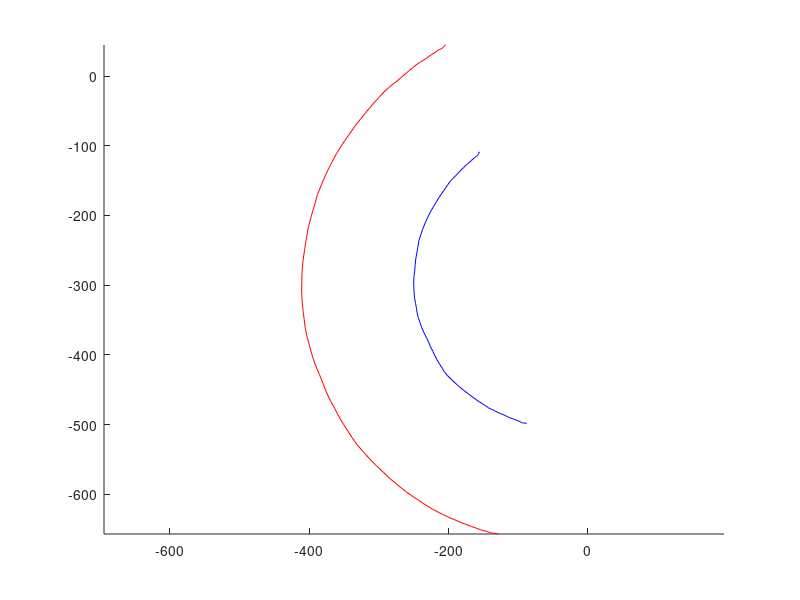

MATLAB code for this plot: (Note: this script raises an error after producing the figure.)
%clear;close all;

load('OPCHZeroedData.mat');
load('KThetaF.mat');
Zerodata = data;
%clear data
format compact

%% moving average

M = movmean(Zerodata,5);

data = M;

%%

step_size = 10; %Resolution of Making ICOR Path
N_Step = round(size(data,1)/step_size)-1 ;

ICOR = zeros (N_Step,2);
ICORB = zeros (N_Step,2);
bdata = zeros (N_Step,5);
bdata(:,1) = 1:1:N_Step;

%% Plot Input

%plot Input data
% figure
% plot ( data(:,1) , data(:,2) , 'b' , data(:,1) , data(:,3) , 'r'...
%      , data(:,1) , data(:,4) , 'c' , data(:,1) , data(:,5) , 'm' )

%plot two Marker 95,96

figure(2)
axis equal
hold on

%plot(Zerodata(:,2),Zerodata(:,3),'r') %Plot Zeroed Data
%plot(Zerodata(:,4),Zerodata(:,5),'b')

plot ( data(:,2) , data(:,3) , 'b' , data(:,4) , data(:,5) , 'r' ) %PLot MovingAverage Data

for k = 1:1:5

%     Seti1 = [100   74   70    60    49    36];
%     Seti2 =[90   74];
%     Seti3 =[90   71];
%     Seti4 =[100   73];
%     Seti5 =[100   72];
   
    Seti = [100   74   70    60    49    36;90   74 0 0 0 0;90   71 0 0 0 0;100   73 0 0 0 0;100   72 0 0 0 0];
    N_Step = [5 1 1 1 1];

    for j = 1:1:N_Step(1,k)
        %% Calculation for First(1) Perpendicular Line

        disp(['j = ' num2str(j)])

        syms x1 xp1
        %i = ((j-1)*step_size) + 1 ;
        ii =Seti(k,:);%ii = [1    40    50    60    70    80    86]; Seti5;
        i = ii(1,j);
        step_size = ii(1,j+1)-ii(1,j);
        Mi = ( data(i + step_size,3) - data(i,3) ) / ( data(i + step_size,2) - data(i,2) ) ;
        y1 = ( Mi * ( x1 - data(i + step_size,2) )) + data(i + step_size,3) ; %function of First(1) Base Line in i Try
        if data(i + step_size,2) < data(i,2)
            fplot(y1,[data(i + step_size,2) data(i,2)],'k') %plot the First(1) Base Line in i Try
        else
            fplot(y1,[data(i,2) data(i + step_size,2)],'k') %plot the First(1) Base Line in i Try
        end

        bdata(j,2) = data(i,2); %x1
        bdata(j,3) = data(i,3); %y1
        %plot(bdata(j,2),bdata(j,3),'r*') %%%%%%%%%%%%%%%

        Xi_1 = data(i,2); Yi_1 = data(i,3);Xi_2 = data(i + step_size,2); Yi_2 = data(i + step_size,3);
        plot(Xi_1,Yi_1,'ko');plot(Xi_2,Yi_2,'k.'); %plot the Two o Dots for First(1) Base Line in i Try

        X_MPi = ( ((data(i + step_size,2)-data(i,2))/2)+data(i,2) ) ; Y_MPi = ( ((data(i + step_size,3)-data(i,3))/2)+data(i,3) );
        plot(X_MPi,Y_MPi,'r*') %Plot (MP)Middle Point for First(1) Base Line of i try

        yp1 = ( (-1/Mi) * ( xp1 - X_MPi )) + Y_MPi ; %function of First(1) Perpendicular Line in i Try

        %% Calculation for Second(2) Perpendicular Line

        syms x2 xp2

        Mi2 = ( data(i + step_size,5) - data(i,5) ) / ( data(i + step_size,4) - data(i,4) ) ;
        y2 = ( Mi2 * ( x2 - data(i + step_size,4) )) + data(i + step_size,5) ; %function of Second(2) Base Line in i Try

        if data(i + step_size,4) < data(i,4)
            fplot(y2,[data(i + step_size,4) data(i,4)],'k') %plot the Second(2) Base Line in i Try
        else
            fplot(y2,[data(i,4) data(i + step_size,4)],'k') %plot the Second(2) Base Line in i Try
        end


        bdata(j,4) = data(i,4); %x1data(i,5)
        bdata(j,5) = data(i,5); %y1
        %plot(bdata(j,4),bdata(j,5),'r*') %%%%%%%%%%%%%%%%%

        Xi2_1 = data(i,4); Yi2_1 = data(i,5);Xi2_2 = data(i + step_size,4); Yi2_2 = data(i + step_size,5);
        plot(Xi2_1,Yi2_1,'ko');plot(Xi2_2,Yi2_2,'k.'); %plot the Two o Dots for Second(2) Base Line in i Try

        X2_MPi = ( ((data(i + step_size,4)-data(i,4))/2)+data(i,4) ) ; Y2_MPi = ( ((data(i + step_size,5)-data(i,5))/2)+data(i,5) );
        plot(X2_MPi,Y2_MPi,'r*') %Plot (MP)Middle Point for Second(2) Base Line of i try

        yp2 = ( (-1/Mi2) * ( xp2 - X2_MPi )) + Y2_MPi ; %function of Second(2) Perpendicular Line in i Try

        %% Solve System of two Perpendicular Line functions to get location of ICOR in i Try

        syms x y

        xp1 = x ;
        eqn1 = eval(yp1) - y ==0;
        xp2 = x ;
        eqn2 = eval(yp2) - y ==0; %change variable name to x&y

        sol = solve([eqn1, eqn2], [x, y]);
        ICOR_x = sol.x;
        ICOR_y = sol.y; %solve System of two Perpendicular Line functions

        figure(2)

        plot(ICOR_x,ICOR_y,'kx')  %Plot ICOR Point for i try
        
        SM = [0 ,5,6,7,8];
        ICOR(j+SM(1,k),1) = double(ICOR_x);
        ICOR(j+SM(1,k),2) = double(ICOR_y); %Save ICOR X&Y

        %yp1 = ( (-1/Mi) * ( xp1 - X_MPi )) + Y_MPi ; %function of First(1) Perpendicular Line in i Try

        if  X_MPi < ICOR(j,1)
            fplot(yp1,[X_MPi ICOR(j,1)],'b') %plot the  First(1) Perpendicular Line in i Try
        else
            fplot(yp1,[ICOR(j,1) X_MPi],'b') %plot the  First(1) Perpendicular Line in i Try
        end

        if  X2_MPi < ICOR(j,1)
            fplot(yp2,[X2_MPi ICOR(j,1)],'r') %plot the Second(2) Perpendicular Line in i Try
        else
            fplot(yp2,[ICOR(j,1) X2_MPi],'r') %plot the Second(2) Perpendicular Line in i Try
        end

        pause(1)

    end
end
%
% for j = 1:1:N_Step
%     %% Calculation for First(1) Perpendicular Line
%
%     disp(['j = ' num2str(j)])
%
%     syms x1 xp1
% %     i = ((j-1)*step_size) + 1 ;
%     ii = [7    20    33    46    59    72    85    100];
%     i = ii(1,j);
%     step_size = ii(1,j+1)-ii(1,j);
%     Mi = ( data(i + step_size,3) - data(i,3) ) / ( data(i + step_size,2) - data(i,2) ) ;
%     y1 = ( Mi * ( x1 - data(i + step_size,2) )) + data(i + step_size,3) ; %function of First(1) Base Line in i Try
%     if data(i + step_size,2) < data(i,2)
%         fplot(y1,[data(i + step_size,2) data(i,2)],'k') %plot the First(1) Base Line in i Try
%     else
%         fplot(y1,[data(i,2) data(i + step_size,2)],'k') %plot the First(1) Base Line in i Try
%     end
%
%     bdata(j,2) = data(i,2); %x1
%     bdata(j,3) = data(i,3); %y1
%     %plot(bdata(j,2),bdata(j,3),'r*') %%%%%%%%%%%%%%%
%
%     Xi_1 = data(i,2); Yi_1 = data(i,3);Xi_2 = data(i + step_size,2); Yi_2 = data(i + step_size,3);
%     plot(Xi_1,Yi_1,'ko');plot(Xi_2,Yi_2,'k.'); %plot the Two o Dots for First(1) Base Line in i Try
%
%     X_MPi = ( ((data(i + step_size,2)-data(i,2))/2)+data(i,2) ) ; Y_MPi = ( ((data(i + step_size,3)-data(i,3))/2)+data(i,3) );
%     plot(X_MPi,Y_MPi,'r*') %Plot (MP)Middle Point for First(1) Base Line of i try
%
%     yp1 = ( (-1/Mi) * ( xp1 - X_MPi )) + Y_MPi ; %function of First(1) Perpendicular Line in i Try
%
%     %% Calculation for Second(2) Perpendicular Line
%
%     syms x2 xp2
%
%     Mi2 = ( data(i + step_size,5) - data(i,5) ) / ( data(i + step_size,4) - data(i,4) ) ;
%     y2 = ( Mi2 * ( x2 - data(i + step_size,4) )) + data(i + step_size,5) ; %function of Second(2) Base Line in i Try
%
%     if data(i + step_size,4) < data(i,4)
%         fplot(y2,[data(i + step_size,4) data(i,4)],'k') %plot the Second(2) Base Line in i Try
%     else
%         fplot(y2,[data(i,4) data(i + step_size,4)],'k') %plot the Second(2) Base Line in i Try
%     end
%
%
%     bdata(j,4) = data(i,4); %x1data(i,5)
%     bdata(j,5) = data(i,5); %y1
%     %plot(bdata(j,4),bdata(j,5),'r*') %%%%%%%%%%%%%%%%%
%
%     Xi2_1 = data(i,4); Yi2_1 = data(i,5);Xi2_2 = data(i + step_size,4); Yi2_2 = data(i + step_size,5);
%     plot(Xi2_1,Yi2_1,'ko');plot(Xi2_2,Yi2_2,'k.'); %plot the Two o Dots for Second(2) Base Line in i Try
%
%     X2_MPi = ( ((data(i + step_size,4)-data(i,4))/2)+data(i,4) ) ; Y2_MPi = ( ((data(i + step_size,5)-data(i,5))/2)+data(i,5) );
%     plot(X2_MPi,Y2_MPi,'r*') %Plot (MP)Middle Point for Second(2) Base Line of i try
%
%     yp2 = ( (-1/Mi2) * ( xp2 - X2_MPi )) + Y2_MPi ; %function of Second(2) Perpendicular Line in i Try
%
%     %% Solve System of two Perpendicular Line functions to get location of ICOR in i Try
%
%     syms x y
%
%     xp1 = x ;
%     eqn1 = eval(yp1) - y ==0;
%     xp2 = x ;
%     eqn2 = eval(yp2) - y ==0; %change variable name to x&y
%
%     sol = solve([eqn1, eqn2], [x, y]);
%     ICOR_x = sol.x;
%     ICOR_y = sol.y; %solve System of two Perpendicular Line functions
%
%     figure(2)
%
%     plot(ICOR_x,ICOR_y,'kx')  %Plot ICOR Point for i try
%
%     ICOR(j,1) = double(ICOR_x);
%     ICOR(j,2) = double(ICOR_y); %Save ICOR X&Y
%     %yp1 = ( (-1/Mi) * ( xp1 - X_MPi )) + Y_MPi ; %function of First(1) Perpendicular Line in i Try
%
%     if  X_MPi < ICOR(j,1)
%         fplot(yp1,[X_MPi ICOR(j,1)],'b') %plot the  First(1) Perpendicular Line in i Try
%     else
%         fplot(yp1,[ICOR(j,1) X_MPi],'b') %plot the  First(1) Perpendicular Line in i Try
%     end
%
%     if  X2_MPi < ICOR(j,1)
%         fplot(yp2,[X2_MPi ICOR(j,1)],'r') %plot the Second(2) Perpendicular Line in i Try
%     else
%         fplot(yp2,[ICOR(j,1) X2_MPi],'r') %plot the Second(2) Perpendicular Line in i Try
%     end
%
%     pause(3)
%
% end
%% calculate R and Theta
% figure
% plot(ICOR(:,1),ICOR(:,2))
% axis equal
%
% for k = 1:1:N_Step
%     w = k*step_size ;
%     r1(k,1) = sqrt( (ICOR(k,1)-data(w-1,2))^2 + (ICOR(k,2)-data(w-1,3))^2 );
%     r2(k,1) = sqrt( (ICOR(k,1)-data(w-1,4) )^2 + (ICOR(k,2)-data(w-1,5) )^2 );
%     t1(k,1) = atan2d( (ICOR(k,2)-data(w-1,3)) , (ICOR(k,1)-data(w-1,2)) );
%     if  ( t1(k,1)<0 )
%          t1(k,1) =  360+t1(k,1);
%     end
%     t2(k,1) = atan2d( (ICOR(k,2)-data(w-1,5)) , (ICOR(k,1)-data(w-1,4)) );
%      if  ( t2(k,1)<0 )
%          t2(k,1) =  360+t2(k,1);
%     end
%     tr(k,1) = atan2d( (data(w-1,3)-data(w-1,5)) , (data(w-1,2)-data(w-1,4)) );
%     if  ( tr(k,1)<0 )
%          tr(k,1) =  360+tr(k,1);
%     end
%     t1f(k,1) = t1(k,1)-tr(k,1) ;
%     t2f(k,1) = t2(k,1)-tr(k,1) ;
% end

%plot([0,r1(1,1)],[0,0])
%
% M0 = atan2d( ( bdata(1,3) - bdata(1,5) ) , ( bdata(1,2) - bdata(1,4)) ) ;
%
% for a = 1:1:N_Step
%
%     syms xb
%
%     Mm = atan2d ( ( bdata(a,3) - bdata(a,5) ) , ( bdata(a,2) - bdata(a,4) ) );
%     if  ( Mm<0 )
%         Mm =  360+Mm;
%     end
%
%     Mf1 = atan2d ( ( ICOR(a,2) - bdata(a,3) ) , ( ICOR(a,1) - bdata(a,2) ) ) ;
%     if  ( Mf1<0 )
%         Mf1 =  360+Mf1;
%     end
%
%     Mf1it = Mf1 - (Mm-M0);
%     Mf1i = sind(Mf1it)/cosd(Mf1it);
%
%     yf1 = ( Mf1i * ( xb - bdata(1,2) )) + bdata(1,3);
%     %fplot(yf1,[-50 100]) %plot
%
%     Mf2 = atan2d( ( ICOR(a,2) - bdata(a,5) ) , ( ICOR(a,1) - bdata(a,4) ) ) ;
%     if  ( Mf2<0 )
%         Mf2 =  360+Mf2;
%     end
%
%     Mf2it = Mf2 - (Mm-M0);
%     Mf2i = sind(Mf2it)/cosd(Mf2it);
%
%     yf2 = ( Mf2i * ( xb - bdata(1,4) )) + bdata(1,5);
%     %fplot(yf2,[-50 100])
%
%     syms x y
%
%     xb = x ;
%     eqn1 = eval(yf1) - y ==0;
%     eqn2 = eval(yf2) - y ==0; %change variable name to x&y
%
%     sol = solve([eqn1, eqn2], [x, y]);
%     ICORB_x = sol.x;
%     ICORB_y = sol.y; %solve System of two Perpendicular Line functions
%
%     %plot(ICORB_x,ICORB_y,'ro')  %Plot ICOR Point for i try
%
%     ICORB(a,1) = double(ICORB_x);
%     ICORB(a,2) = double(ICORB_y); %Save ICOR X&Y
%
%
%     pause(0.01)
%
% end
%% TEST & Check For ICORB
% for i = 1:1:N_Step
%     r1 = sqrt( (ICOR(i,1)-bdata(i,2))^2 + (ICOR(i,2)-bdata(i,3))^2 );
%     r1p = sqrt( (ICORB(i,1)-bdata(1,2))^2 + (ICORB(i,2)-bdata(1,3))^2 );
%     Error_1 = abs(r1-r1p);
%     if Error_1 > 0.01
%         fprintf('in i = %d We have Error between r1-r1p With the amount of %7.4f mm \n',i,Error_1);
%         i = i - 1;
%     end
%     r2 = sqrt( (ICOR(i,1)-bdata(i,4))^2 + (ICOR(i,2)-bdata(i,5))^2 );
%     r2p = sqrt( (ICORB(i,1)-bdata(1,4))^2 + (ICORB(i,2)-bdata(1,5))^2 );
%     Error_2 = abs(r2-r2p);
%     if Error_2 > 0.01
%         fprintf('in i = %d We have Error between r2-r2p With the amount of %7.4f mm \n',i,Error_2);
%         i = i - 1;
%     end
% end

% for i = 1:120:N_Step
%     plot([ICOR(i,1),bdata(i,2)],[ICOR(i,2),bdata(i,3)])
%     plot([ICOR(i,1),bdata(i,4)],[ICOR(i,2),bdata(i,5)])
%
%     plot([ICORB(i,1),bdata(1,2)],[ICORB(i,2),bdata(1,3)])
%     plot([ICORB(i,1),bdata(1,4)],[ICORB(i,2),bdata(1,5)])
%
%     plot(bdata(i,4),bdata(i,5),'ko')
%     plot(bdata(i,2),bdata(i,3),'ko')
% end
%% Result
%
% figure(2)
% hold on
% axis equal
% plot ( ICOR(:,1) , ICOR(:,2) , 'b' , ICORB(:,1) , ICORB(:,2) , 'r' )
% legend('Space Centrode','Body Centrode')
% figure(2)
% axis equal
% plot(Zerodata(:,2),Zerodata(:,3),'r')
% plot(Zerodata(:,4),Zerodata(:,5),'b')
%
% plot(M(:,2),M(:,3),'b')
% plot(M(:,4),M(:,5),'r')